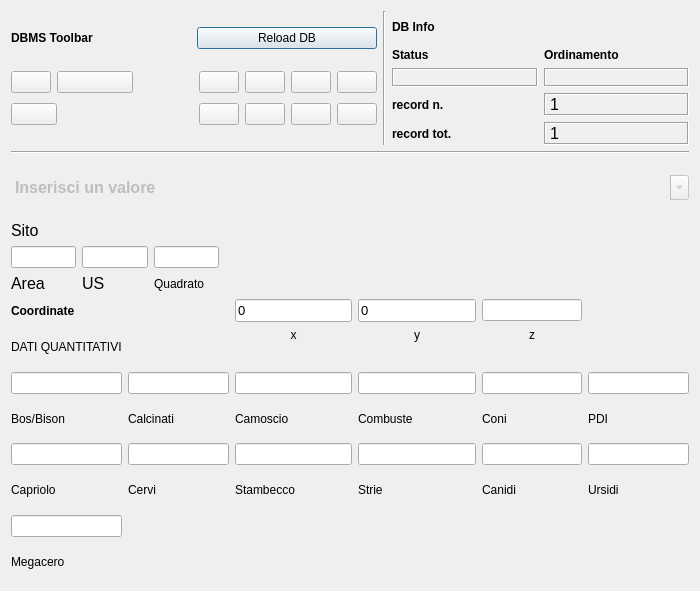
<?xml version="1.0" encoding="UTF-8"?>
<ui version="4.0">
 <class>DialogArcheoZoology</class>
 <widget class="QDialog" name="DialogArcheoZoology">
  <property name="geometry">
   <rect>
    <x>0</x>
    <y>0</y>
    <width>700</width>
    <height>591</height>
   </rect>
  </property>
  <property name="minimumSize">
   <size>
    <width>540</width>
    <height>400</height>
   </size>
  </property>
  <property name="windowTitle">
   <string>pyArchInit Gestione Scavi - Archeozoologia Quantificazioni</string>
  </property>
  <property name="windowIcon">
   <iconset resource="resources.qrc">
    <normaloff>:/images/iconSite.png</normaloff>:/images/iconSite.png</iconset>
  </property>
  <layout class="QGridLayout" name="gridLayout_9">
   <item row="0" column="0">
    <layout class="QVBoxLayout" name="verticalLayout_3">
     <item>
      <layout class="QVBoxLayout" name="verticalLayout">
       <item>
        <layout class="QHBoxLayout" name="horizontalLayout">
         <item>
          <layout class="QGridLayout" name="gridLayout_2">
           <item row="0" column="0">
            <widget class="QLabel" name="label_29">
             <property name="font">
              <font>
               <weight>75</weight>
               <bold>true</bold>
              </font>
             </property>
             <property name="text">
              <string>DBMS Toolbar</string>
             </property>
            </widget>
           </item>
           <item row="0" column="1">
            <widget class="QPushButton" name="pushButton_connect">
             <property name="text">
              <string>Reload DB</string>
             </property>
            </widget>
           </item>
           <item row="1" column="0" colspan="2">
            <layout class="QGridLayout" name="gridLayout">
             <item row="0" column="0">
              <widget class="QPushButton" name="pushButton_first_rec">
               <property name="toolTip">
                <string>First rec</string>
               </property>
               <property name="text">
                <string/>
               </property>
               <property name="icon">
                <iconset resource="resources.qrc">
                 <normaloff>:/images/5_leftArrows.png</normaloff>:/images/5_leftArrows.png</iconset>
               </property>
              </widget>
             </item>
             <item row="0" column="1" colspan="2">
              <widget class="QPushButton" name="pushButton_prev_rec">
               <property name="toolTip">
                <string>Prev rec</string>
               </property>
               <property name="text">
                <string/>
               </property>
               <property name="icon">
                <iconset resource="resources.qrc">
                 <normaloff>:/images/4_leftArrow.png</normaloff>:/images/4_leftArrow.png</iconset>
               </property>
              </widget>
             </item>
             <item row="0" column="4">
              <widget class="QPushButton" name="pushButton_next_rec">
               <property name="toolTip">
                <string>Next rec</string>
               </property>
               <property name="text">
                <string/>
               </property>
               <property name="icon">
                <iconset resource="resources.qrc">
                 <normaloff>:/images/6_rightArrow.png</normaloff>:/images/6_rightArrow.png</iconset>
               </property>
              </widget>
             </item>
             <item row="0" column="5">
              <widget class="QPushButton" name="pushButton_last_rec">
               <property name="toolTip">
                <string>Last rec</string>
               </property>
               <property name="text">
                <string/>
               </property>
               <property name="icon">
                <iconset resource="resources.qrc">
                 <normaloff>:/images/7_rightArrows.png</normaloff>:/images/7_rightArrows.png</iconset>
               </property>
              </widget>
             </item>
             <item row="0" column="6">
              <widget class="QPushButton" name="pushButton_new_rec">
               <property name="font">
                <font>
                 <pointsize>9</pointsize>
                </font>
               </property>
               <property name="toolTip">
                <string>New record</string>
               </property>
               <property name="text">
                <string/>
               </property>
               <property name="icon">
                <iconset resource="resources.qrc">
                 <normaloff>:/images/newrec.png</normaloff>:/images/newrec.png</iconset>
               </property>
              </widget>
             </item>
             <item row="0" column="7">
              <widget class="QPushButton" name="pushButton_save">
               <property name="font">
                <font>
                 <pointsize>9</pointsize>
                </font>
               </property>
               <property name="toolTip">
                <string>Save</string>
               </property>
               <property name="text">
                <string/>
               </property>
               <property name="icon">
                <iconset resource="resources.qrc">
                 <normaloff>:/images/b_save.png</normaloff>:/images/b_save.png</iconset>
               </property>
               <property name="autoDefault">
                <bool>false</bool>
               </property>
              </widget>
             </item>
             <item row="1" column="0" colspan="2">
              <widget class="QPushButton" name="pushButton_delete">
               <property name="font">
                <font>
                 <pointsize>9</pointsize>
                </font>
               </property>
               <property name="toolTip">
                <string>Delete record</string>
               </property>
               <property name="text">
                <string/>
               </property>
               <property name="icon">
                <iconset resource="resources.qrc">
                 <normaloff>:/images/delete.png</normaloff>:/images/delete.png</iconset>
               </property>
              </widget>
             </item>
             <item row="1" column="2">
              <spacer name="horizontalSpacer">
               <property name="orientation">
                <enum>Qt::Horizontal</enum>
               </property>
               <property name="sizeHint" stdset="0">
                <size>
                 <width>70</width>
                 <height>30</height>
                </size>
               </property>
              </spacer>
             </item>
             <item row="1" column="4">
              <widget class="QPushButton" name="pushButton_new_search">
               <property name="font">
                <font>
                 <pointsize>9</pointsize>
                </font>
               </property>
               <property name="toolTip">
                <string>new search</string>
               </property>
               <property name="text">
                <string/>
               </property>
               <property name="icon">
                <iconset resource="resources.qrc">
                 <normaloff>:/images/new_search.png</normaloff>:/images/new_search.png</iconset>
               </property>
              </widget>
             </item>
             <item row="1" column="5">
              <widget class="QPushButton" name="pushButton_search_go">
               <property name="font">
                <font>
                 <pointsize>9</pointsize>
                </font>
               </property>
               <property name="toolTip">
                <string>search !!!</string>
               </property>
               <property name="text">
                <string/>
               </property>
               <property name="icon">
                <iconset resource="resources.qrc">
                 <normaloff>:/images/search.png</normaloff>:/images/search.png</iconset>
               </property>
              </widget>
             </item>
             <item row="1" column="6">
              <widget class="QPushButton" name="pushButton_sort">
               <property name="font">
                <font>
                 <pointsize>9</pointsize>
                </font>
               </property>
               <property name="toolTip">
                <string>Order by</string>
               </property>
               <property name="text">
                <string/>
               </property>
               <property name="icon">
                <iconset resource="resources.qrc">
                 <normaloff>:/images/sort.png</normaloff>:/images/sort.png</iconset>
               </property>
              </widget>
             </item>
             <item row="1" column="7">
              <widget class="QPushButton" name="pushButton_view_all">
               <property name="font">
                <font>
                 <pointsize>9</pointsize>
                </font>
               </property>
               <property name="toolTip">
                <string>View alls records</string>
               </property>
               <property name="text">
                <string/>
               </property>
               <property name="icon">
                <iconset resource="resources.qrc">
                 <normaloff>:/images/view_all.png</normaloff>:/images/view_all.png</iconset>
               </property>
              </widget>
             </item>
             <item row="0" column="3">
              <spacer name="horizontalSpacer_2">
               <property name="orientation">
                <enum>Qt::Horizontal</enum>
               </property>
               <property name="sizeHint" stdset="0">
                <size>
                 <width>60</width>
                 <height>20</height>
                </size>
               </property>
              </spacer>
             </item>
            </layout>
           </item>
          </layout>
         </item>
         <item>
          <widget class="Line" name="line_6">
           <property name="orientation">
            <enum>Qt::Vertical</enum>
           </property>
          </widget>
         </item>
         <item>
          <layout class="QGridLayout" name="gridLayout_5">
           <item row="0" column="0">
            <widget class="QLabel" name="label_42">
             <property name="font">
              <font>
               <weight>75</weight>
               <bold>true</bold>
              </font>
             </property>
             <property name="autoFillBackground">
              <bool>true</bool>
             </property>
             <property name="text">
              <string>DB Info</string>
             </property>
            </widget>
           </item>
           <item row="1" column="0">
            <layout class="QGridLayout" name="gridLayout_4">
             <item row="0" column="1">
              <widget class="QLabel" name="label_43">
               <property name="font">
                <font>
                 <pointsize>9</pointsize>
                 <weight>75</weight>
                 <bold>true</bold>
                </font>
               </property>
               <property name="text">
                <string>Ordinamento</string>
               </property>
               <property name="margin">
                <number>0</number>
               </property>
              </widget>
             </item>
             <item row="1" column="0">
              <widget class="QLabel" name="label_status">
               <property name="minimumSize">
                <size>
                 <width>50</width>
                 <height>0</height>
                </size>
               </property>
               <property name="font">
                <font>
                 <pointsize>9</pointsize>
                 <weight>75</weight>
                 <bold>true</bold>
                </font>
               </property>
               <property name="cursor">
                <cursorShape>ForbiddenCursor</cursorShape>
               </property>
               <property name="mouseTracking">
                <bool>false</bool>
               </property>
               <property name="contextMenuPolicy">
                <enum>Qt::DefaultContextMenu</enum>
               </property>
               <property name="frameShape">
                <enum>QFrame::Box</enum>
               </property>
               <property name="frameShadow">
                <enum>QFrame::Sunken</enum>
               </property>
               <property name="text">
                <string/>
               </property>
               <property name="alignment">
                <set>Qt::AlignCenter</set>
               </property>
               <property name="margin">
                <number>0</number>
               </property>
              </widget>
             </item>
             <item row="1" column="1">
              <widget class="QLabel" name="label_sort">
               <property name="minimumSize">
                <size>
                 <width>40</width>
                 <height>0</height>
                </size>
               </property>
               <property name="sizeIncrement">
                <size>
                 <width>40</width>
                 <height>0</height>
                </size>
               </property>
               <property name="baseSize">
                <size>
                 <width>40</width>
                 <height>0</height>
                </size>
               </property>
               <property name="font">
                <font>
                 <pointsize>10</pointsize>
                 <weight>75</weight>
                 <bold>true</bold>
                </font>
               </property>
               <property name="cursor">
                <cursorShape>ForbiddenCursor</cursorShape>
               </property>
               <property name="mouseTracking">
                <bool>false</bool>
               </property>
               <property name="contextMenuPolicy">
                <enum>Qt::DefaultContextMenu</enum>
               </property>
               <property name="frameShape">
                <enum>QFrame::Box</enum>
               </property>
               <property name="frameShadow">
                <enum>QFrame::Sunken</enum>
               </property>
               <property name="text">
                <string/>
               </property>
               <property name="alignment">
                <set>Qt::AlignCenter</set>
               </property>
               <property name="margin">
                <number>0</number>
               </property>
              </widget>
             </item>
             <item row="0" column="0">
              <widget class="QLabel" name="label_34">
               <property name="font">
                <font>
                 <pointsize>9</pointsize>
                 <weight>75</weight>
                 <bold>true</bold>
                </font>
               </property>
               <property name="text">
                <string>Status</string>
               </property>
               <property name="margin">
                <number>0</number>
               </property>
              </widget>
             </item>
            </layout>
           </item>
           <item row="2" column="0">
            <layout class="QGridLayout" name="gridLayout_3">
             <item row="0" column="0">
              <widget class="QLabel" name="label_27">
               <property name="font">
                <font>
                 <pointsize>9</pointsize>
                 <weight>75</weight>
                 <bold>true</bold>
                </font>
               </property>
               <property name="text">
                <string>record n.</string>
               </property>
               <property name="margin">
                <number>0</number>
               </property>
              </widget>
             </item>
             <item row="0" column="1">
              <widget class="QLabel" name="label_rec_corrente">
               <property name="font">
                <font>
                 <family>Microsoft Sans Serif</family>
                 <pointsize>12</pointsize>
                </font>
               </property>
               <property name="cursor">
                <cursorShape>ForbiddenCursor</cursorShape>
               </property>
               <property name="mouseTracking">
                <bool>false</bool>
               </property>
               <property name="contextMenuPolicy">
                <enum>Qt::DefaultContextMenu</enum>
               </property>
               <property name="frameShape">
                <enum>QFrame::Box</enum>
               </property>
               <property name="frameShadow">
                <enum>QFrame::Sunken</enum>
               </property>
               <property name="text">
                <string>1</string>
               </property>
              </widget>
             </item>
             <item row="1" column="0">
              <widget class="QLabel" name="label_28">
               <property name="font">
                <font>
                 <pointsize>9</pointsize>
                 <weight>75</weight>
                 <bold>true</bold>
                </font>
               </property>
               <property name="text">
                <string>record tot.</string>
               </property>
               <property name="margin">
                <number>0</number>
               </property>
              </widget>
             </item>
             <item row="1" column="1">
              <widget class="QLabel" name="label_rec_tot">
               <property name="font">
                <font>
                 <family>Microsoft Sans Serif</family>
                 <pointsize>12</pointsize>
                </font>
               </property>
               <property name="cursor">
                <cursorShape>ForbiddenCursor</cursorShape>
               </property>
               <property name="mouseTracking">
                <bool>false</bool>
               </property>
               <property name="contextMenuPolicy">
                <enum>Qt::DefaultContextMenu</enum>
               </property>
               <property name="frameShape">
                <enum>QFrame::Box</enum>
               </property>
               <property name="frameShadow">
                <enum>QFrame::Sunken</enum>
               </property>
               <property name="text">
                <string>1</string>
               </property>
              </widget>
             </item>
            </layout>
           </item>
          </layout>
         </item>
        </layout>
       </item>
       <item>
        <widget class="Line" name="line_8">
         <property name="font">
          <font>
           <weight>75</weight>
           <bold>true</bold>
          </font>
         </property>
         <property name="orientation">
          <enum>Qt::Horizontal</enum>
         </property>
        </widget>
       </item>
       <item>
        <layout class="QGridLayout" name="gridLayout_7">
         <item row="0" column="0" rowspan="3" colspan="5">
          <widget class="QComboBox" name="comboBox_sito">
           <property name="enabled">
            <bool>false</bool>
           </property>
           <property name="font">
            <font>
             <pointsize>12</pointsize>
             <weight>75</weight>
             <bold>true</bold>
            </font>
           </property>
           <property name="mouseTracking">
            <bool>true</bool>
           </property>
           <property name="contextMenuPolicy">
            <enum>Qt::NoContextMenu</enum>
           </property>
           <property name="editable">
            <bool>true</bool>
           </property>
           <property name="maxVisibleItems">
            <number>99999</number>
           </property>
           <property name="maxCount">
            <number>2147483647</number>
           </property>
           <property name="frame">
            <bool>false</bool>
           </property>
           <item>
            <property name="text">
             <string>Inserisci un valore</string>
            </property>
           </item>
          </widget>
         </item>
         <item row="4" column="0">
          <widget class="QLabel" name="label">
           <property name="font">
            <font>
             <pointsize>12</pointsize>
            </font>
           </property>
           <property name="text">
            <string>Sito</string>
           </property>
          </widget>
         </item>
         <item row="6" column="1">
          <widget class="QLabel" name="label_8">
           <property name="font">
            <font>
             <pointsize>12</pointsize>
            </font>
           </property>
           <property name="text">
            <string>US</string>
           </property>
           <property name="buddy">
            <cstring>lineEdit_us</cstring>
           </property>
          </widget>
         </item>
         <item row="6" column="0">
          <widget class="QLabel" name="label_7">
           <property name="font">
            <font>
             <pointsize>12</pointsize>
            </font>
           </property>
           <property name="text">
            <string>Area</string>
           </property>
           <property name="buddy">
            <cstring>lineEdit_area</cstring>
           </property>
          </widget>
         </item>
         <item row="5" column="0">
          <widget class="QLineEdit" name="lineEdit_area"/>
         </item>
         <item row="5" column="1">
          <widget class="QLineEdit" name="lineEdit_us"/>
         </item>
         <item row="5" column="2">
          <widget class="QLineEdit" name="lineEdit_quadrato"/>
         </item>
         <item row="6" column="2">
          <widget class="QLabel" name="label_2">
           <property name="text">
            <string>Quadrato</string>
           </property>
           <property name="buddy">
            <cstring>lineEdit_quadrato</cstring>
           </property>
          </widget>
         </item>
         <item row="5" column="3">
          <spacer name="horizontalSpacer_7">
           <property name="orientation">
            <enum>Qt::Horizontal</enum>
           </property>
           <property name="sizeHint" stdset="0">
            <size>
             <width>500</width>
             <height>20</height>
            </size>
           </property>
          </spacer>
         </item>
        </layout>
       </item>
      </layout>
     </item>
     <item>
      <layout class="QVBoxLayout" name="verticalLayout_2">
       <item>
        <layout class="QGridLayout" name="gridLayout_6">
         <item row="0" column="0">
          <widget class="QLabel" name="label_3">
           <property name="font">
            <font>
             <weight>75</weight>
             <bold>true</bold>
            </font>
           </property>
           <property name="text">
            <string>Coordinate</string>
           </property>
          </widget>
         </item>
         <item row="0" column="2">
          <widget class="QLineEdit" name="lineEdit_coord_x">
           <property name="minimumSize">
            <size>
             <width>0</width>
             <height>0</height>
            </size>
           </property>
           <property name="font">
            <font>
             <pointsize>10</pointsize>
            </font>
           </property>
           <property name="text">
            <string>0</string>
           </property>
          </widget>
         </item>
         <item row="0" column="3">
          <widget class="QLineEdit" name="lineEdit_coord_y">
           <property name="minimumSize">
            <size>
             <width>0</width>
             <height>0</height>
            </size>
           </property>
           <property name="font">
            <font>
             <pointsize>10</pointsize>
            </font>
           </property>
           <property name="text">
            <string>0</string>
           </property>
          </widget>
         </item>
         <item row="2" column="0">
          <widget class="QLineEdit" name="lineEdit_bos_bison"/>
         </item>
         <item row="3" column="0">
          <widget class="QLabel" name="label_6">
           <property name="text">
            <string>Bos/Bison</string>
           </property>
          </widget>
         </item>
         <item row="1" column="0">
          <widget class="QLabel" name="label_9">
           <property name="text">
            <string>DATI QUANTITATIVI</string>
           </property>
          </widget>
         </item>
         <item row="0" column="4">
          <widget class="QLineEdit" name="lineEdit_coord_z">
           <property name="maximumSize">
            <size>
             <width>16777215</width>
             <height>16777215</height>
            </size>
           </property>
          </widget>
         </item>
         <item row="2" column="1">
          <widget class="QLineEdit" name="lineEdit_calcinati">
           <property name="minimumSize">
            <size>
             <width>0</width>
             <height>0</height>
            </size>
           </property>
          </widget>
         </item>
         <item row="2" column="2">
          <widget class="QLineEdit" name="lineEdit_camoscio"/>
         </item>
         <item row="3" column="1">
          <widget class="QLabel" name="label_11">
           <property name="text">
            <string>Calcinati</string>
           </property>
          </widget>
         </item>
         <item row="3" column="2">
          <widget class="QLabel" name="label_12">
           <property name="text">
            <string>Camoscio</string>
           </property>
          </widget>
         </item>
         <item row="2" column="3">
          <widget class="QLineEdit" name="lineEdit_combuste"/>
         </item>
         <item row="3" column="3">
          <widget class="QLabel" name="label_16">
           <property name="text">
            <string>Combuste</string>
           </property>
          </widget>
         </item>
         <item row="1" column="2">
          <widget class="QLabel" name="label_4">
           <property name="text">
            <string>x</string>
           </property>
           <property name="alignment">
            <set>Qt::AlignHCenter|Qt::AlignTop</set>
           </property>
           <property name="indent">
            <number>0</number>
           </property>
          </widget>
         </item>
         <item row="1" column="3">
          <widget class="QLabel" name="label_5">
           <property name="text">
            <string>y</string>
           </property>
           <property name="alignment">
            <set>Qt::AlignHCenter|Qt::AlignTop</set>
           </property>
           <property name="indent">
            <number>0</number>
           </property>
          </widget>
         </item>
         <item row="1" column="4">
          <widget class="QLabel" name="label_10">
           <property name="text">
            <string>z</string>
           </property>
           <property name="alignment">
            <set>Qt::AlignHCenter|Qt::AlignTop</set>
           </property>
          </widget>
         </item>
         <item row="5" column="2">
          <widget class="QLabel" name="label_19">
           <property name="text">
            <string>Stambecco</string>
           </property>
          </widget>
         </item>
         <item row="4" column="0">
          <widget class="QLineEdit" name="lineEdit_capriolo"/>
         </item>
         <item row="4" column="1">
          <widget class="QLineEdit" name="lineEdit_cervi"/>
         </item>
         <item row="4" column="3">
          <widget class="QLineEdit" name="lineEdit_strie"/>
         </item>
         <item row="4" column="2">
          <widget class="QLineEdit" name="lineEdit_stambecco"/>
         </item>
         <item row="5" column="1">
          <widget class="QLabel" name="label_15">
           <property name="text">
            <string>Cervi</string>
           </property>
          </widget>
         </item>
         <item row="5" column="0">
          <widget class="QLabel" name="label_13">
           <property name="text">
            <string>Capriolo</string>
           </property>
          </widget>
         </item>
         <item row="5" column="3">
          <widget class="QLabel" name="label_20">
           <property name="text">
            <string>Strie</string>
           </property>
          </widget>
         </item>
         <item row="2" column="4">
          <widget class="QLineEdit" name="lineEdit_Coni"/>
         </item>
         <item row="3" column="5">
          <widget class="QLabel" name="label_18">
           <property name="text">
            <string>PDI</string>
           </property>
          </widget>
         </item>
         <item row="3" column="4">
          <widget class="QLabel" name="label_17">
           <property name="text">
            <string>Coni</string>
           </property>
          </widget>
         </item>
         <item row="2" column="5">
          <widget class="QLineEdit" name="lineEdit_pdi"/>
         </item>
         <item row="4" column="4">
          <widget class="QLineEdit" name="lineEdit_canidi"/>
         </item>
         <item row="4" column="5">
          <widget class="QLineEdit" name="lineEdit_ursidi"/>
         </item>
         <item row="5" column="4">
          <widget class="QLabel" name="label_21">
           <property name="text">
            <string>Canidi</string>
           </property>
          </widget>
         </item>
         <item row="5" column="5">
          <widget class="QLabel" name="label_22">
           <property name="text">
            <string>Ursidi</string>
           </property>
          </widget>
         </item>
         <item row="6" column="0">
          <widget class="QLineEdit" name="lineEdit_megacero"/>
         </item>
         <item row="7" column="0">
          <widget class="QLabel" name="label_14">
           <property name="text">
            <string>Megacero</string>
           </property>
          </widget>
         </item>
        </layout>
       </item>
       <item>
        <layout class="QGridLayout" name="gridLayout_8"/>
       </item>
      </layout>
     </item>
    </layout>
   </item>
  </layout>
 </widget>
 <resources>
  <include location="resources.qrc"/>
 </resources>
 <connections/>
</ui>
